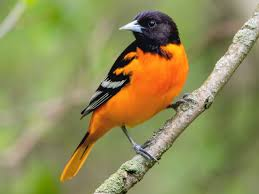
#> input picture bird.png, 259 x 194 px
$ jupyter execute lab01.ipynb
#> lines starting #> are read from the running program, lines starting #| are printed output that depends on the picture; after the words box and inside, x2 and y2 are one past the last pixel; in counts of white or black regions, pixels touching at a corner belong together
[cell 1]
from PIL import Image
import numpy as numpy
img = Image.open('bird.png')
#> img is the input picture: PIL image 259x194 RGB; mean R, G, B 142.7, 139.8, 87.1
img.show()

[cell 2]
import numpy as np
import imageio.v2 as iio
import matplotlib.pylab as plt
data = iio.imread('bird.png')
plt.imshow(data)
plt.show()

[cell 3]
import numpy as np
import imageio.v2 as iio
import matplotlib.pylab as plt

data = iio.imread('bird.png', mode='L')  # Đọc ảnh ở dạng grayscale
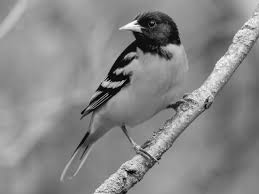
#> data: shape (194, 259); min 0, max 254, mean 134.6
plt.imshow(data, cmap='gray')            # cmap='gray' để hiển thị đúng màu xám
plt.show()

[cell 4]
import numpy as np
import imageio.v2 as iio
import matplotlib.pylab as plt

# Đọc ảnh ở dạng grayscale đúng cách
data = iio.imread('bird.png', mode='L').astype(np.uint8)

# Áp dụng mặt nạ để chỉ giữ lại 4 bit cao
cl = data & 0xF0

# Lưu ảnh kết quả
iio.imsave('birdf0.png', cl)

# Hiển thị ảnh
plt.imshow(cl, cmap='gray')
plt.show()

[cell 5]
import numpy as np
import imageio.v2 as iio
import matplotlib.pylab as plt


data = iio.imread('bird.png')
bdata = (data[:,:,1] + data[:,:,2])
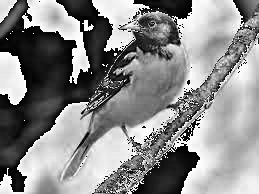
#> bdata: shape (194, 259); min 0, max 255, mean 137.4
plt.imshow(bdata)
plt.show()

[cell 6]
import numpy as np
import imageio.v2 as iio
import matplotlib.pylab as plt
import colorsys

a = colorsys.rgb_to_hsv(255, 0, 0)
print(a)
b = colorsys.rgb_to_hsv(1, 0, 0)
print(b)
c = colorsys.rgb_to_hsv(0, 255, 0)
print(c)
d = colorsys.hsv_to_rgb(1, 1, 255)
print(d)

[cell 7]
import numpy as np
import imageio.v2 as iio
import matplotlib.pylab as plt
import colorsys

rgb = iio.imread('bird.png')
rgb2hsv = np.vectorize(colorsys.rgb_to_hsv)
h, s, v = rgb2hsv(rgb[:,:,0], rgb[:,:,1], rgb[:,:,2])
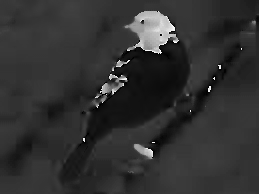
#> h: shape (194, 259) float64; min 0, max 0.997, mean 0.195
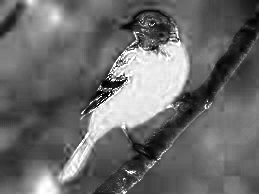
#> s: shape (194, 259) float64; min 0, max 1, mean 0.422
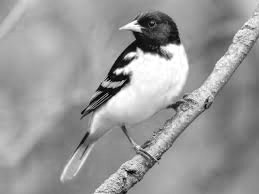
#> v: shape (194, 259); min 0, max 255, mean 152.8
h *= h
hsv2rgb = np.vectorize(colorsys.hsv_to_rgb)
rgb2 = hsv2rgb(h, s, v)
rgb2 = np.array(rgb2).transpose((1, 2, 0))
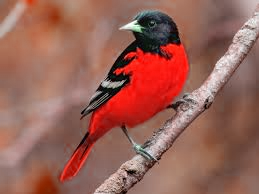
#> rgb2: shape (194, 259, 3) float64; mean of channels 0, 1, 2 152.4, 98.6, 86.9; drawn as R, G, B
plt.imshow(rgb2)
plt.show()
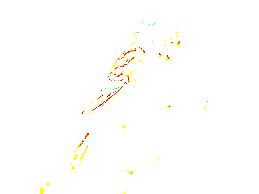
#> shown: shape (194, 259, 3) float64; mean R, G, B 1, 0.997, 0.99

[cell 8]
import numpy as np
import imageio.v2 as iio
import scipy.ndimage as sn
import matplotlib.pyplot as plt  # sửa lại import chính xác
import colorsys

# Đọc ảnh xám
a = iio.imread('bird.png', mode='L')

# Khởi tạo bộ lọc trung bình 5x5
k = np.ones((5, 5)) / 25

# Áp dụng bộ lọc trung bình
b = sn.convolve(a, k).astype(np.uint8)

# Lưu ảnh đã xử lý
iio.imwrite('bird_mean_filter.png', b)

# Hiển thị ảnh
plt.imshow(b, cmap='gray')  # cmap='gray' để hiển thị ảnh xám đúng
plt.axis('off')
plt.title('Mean Filter')
plt.show()

[cell 9]
import numpy as np
import imageio.v2 as iio
import scipy.ndimage as sn
import matplotlib.pyplot as plt
import colorsys

# Đọc ảnh dưới dạng grayscale
a = iio.imread('bird.png', mode='L').astype(np.uint8)

# Áp dụng bộ lọc trung vị (median filter) với size=5
b = sn.median_filter(a, size=5, mode='reflect')

# Lưu ảnh sau khi lọc
iio.imwrite('bird_median_filter.png', b)

# Hiển thị ảnh
plt.imshow(b, cmap='gray')
plt.axis('off')
plt.title('Median Filter')
plt.show()

[cell 10]
import numpy as np
import imageio.v2 as iio
import scipy.ndimage as sn
import matplotlib.pylab as plt

# Mở ảnh grayscale (8-bit)
a = iio.imread('bird.png', mode='L').astype(np.uint8)

# Thực hiện maximum filter
b = sn.maximum_filter(a, size=5, footprint=None, output=None,
                      mode='reflect', cval=0.0, origin=0)

# Lưu ảnh kết quả
iio.imsave('bird_max_filter.png', b)

# Hiển thị ảnh
plt.imshow(b, cmap='gray')
plt.axis('off')
plt.show()

[cell 11]
import numpy as np
import imageio.v2 as iio
import scipy.ndimage as sn
import matplotlib.pylab as plt

# Mở ảnh grayscale 8-bit (mode='L')
a = iio.imread('bird.png', mode='L').astype(np.uint8)

# Thực hiện minimum filter với kernel size=5
b = sn.minimum_filter(a, size=5, footprint=None, output=None,
                      mode='reflect', cval=0.0, origin=0)

# Lưu ảnh kết quả
iio.imsave('bird_min_filter.png', b)

# In ra mảng kết quả
print(b)
#> (printed output is left out)

# Hiển thị ảnh kết quả với colormap grayscale
plt.imshow(b, cmap='gray')
plt.axis('off')
plt.show()

[cell 12]
import numpy as np
import imageio.v2 as iio
import matplotlib.pyplot as plt
from skimage import filters

# Đọc ảnh dưới dạng float grayscale
a = iio.imread('bird.png', mode='F')
#> a: shape (194, 259) float32; min 0, max 254.1, mean 134.6

# Áp dụng bộ lọc Sobel để tìm biên
b = filters.sobel(a)

# Chuyển về kiểu uint8 để lưu ảnh
b_uint8 = (b * 255).astype(np.uint8)
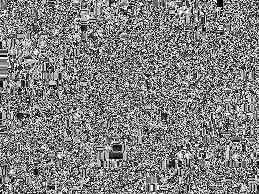
#> b_uint8: shape (194, 259); min 0, max 255, mean 128

# Lưu ảnh sau khi phát hiện biên
iio.imsave('bird_sobel_filter_edge_detection.png', b_uint8)

# Hiển thị ảnh kết quả
plt.imshow(b, cmap='gray')
plt.title("Biên ảnh sử dụng Sobel filter")
plt.axis('off')
plt.show()

[cell 13]
import numpy as np
import imageio.v2 as iio
from skimage import filters
import matplotlib.pyplot as plt

# Đọc ảnh và chuyển về grayscale dạng float
a = iio.imread('bird.png', mode='F')

# Áp dụng Prewitt filter để tìm biên
b = filters.prewitt(a).astype(np.uint8)

# Lưu ảnh kết quả
iio.imsave('bird_prewitt_filter_edge_detection.png', b)

# Hiển thị ảnh kết quả
plt.imshow(b, cmap='gray')
plt.title("Edge Detection using Prewitt Filter")
plt.axis('off')
plt.show()

[cell 14]
import numpy as np
import imageio.v2 as iio
from skimage import feature
import matplotlib.pylab as plt

# Đọc ảnh grayscale
a = iio.imread('bird.png', mode='L')

# Áp dụng bộ lọc Canny để phát hiện biên (sigma=3 xác định độ mượt Gaussian)
b = feature.canny(a, sigma=3)
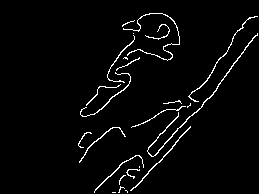
#> b: shape (194, 259) bool; 3% white in thin lines or dots, all inside (x1, y1, x2, y2) = (78, 13, 258, 193)

# Chuyển ảnh boolean sang uint8 để lưu
b_uint8 = (b * 255).astype(np.uint8)

# Lưu kết quả
iio.imsave('bird_canny_filter_edge_detection.png', b_uint8)

# Hiển thị ảnh
plt.imshow(b_uint8, cmap='gray')
plt.axis('off')
plt.show()

[cell 15]
import numpy as np
import imageio.v2 as iio
import scipy.ndimage as sn
import matplotlib.pylab as plt

# Đọc ảnh ở chế độ grayscale
a = iio.imread('bird.png', mode='L')

# Áp dụng bộ lọc Laplace để phát hiện biên
b = sn.laplace(a, mode='reflect')
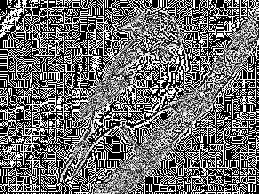
#> b: shape (194, 259); min 0, max 255, mean 109.9

# Chuẩn hóa kết quả về 0–255
b_uint8 = np.clip((b - b.min()) / (b.max() - b.min()) * 255, 0, 255).astype(np.uint8)

# Lưu ảnh kết quả
iio.imsave('bird_laplace_filter_edge_detection.png', b_uint8)

# Hiển thị ảnh
plt.imshow(b_uint8, cmap='gray')
plt.axis('off')
plt.show()
